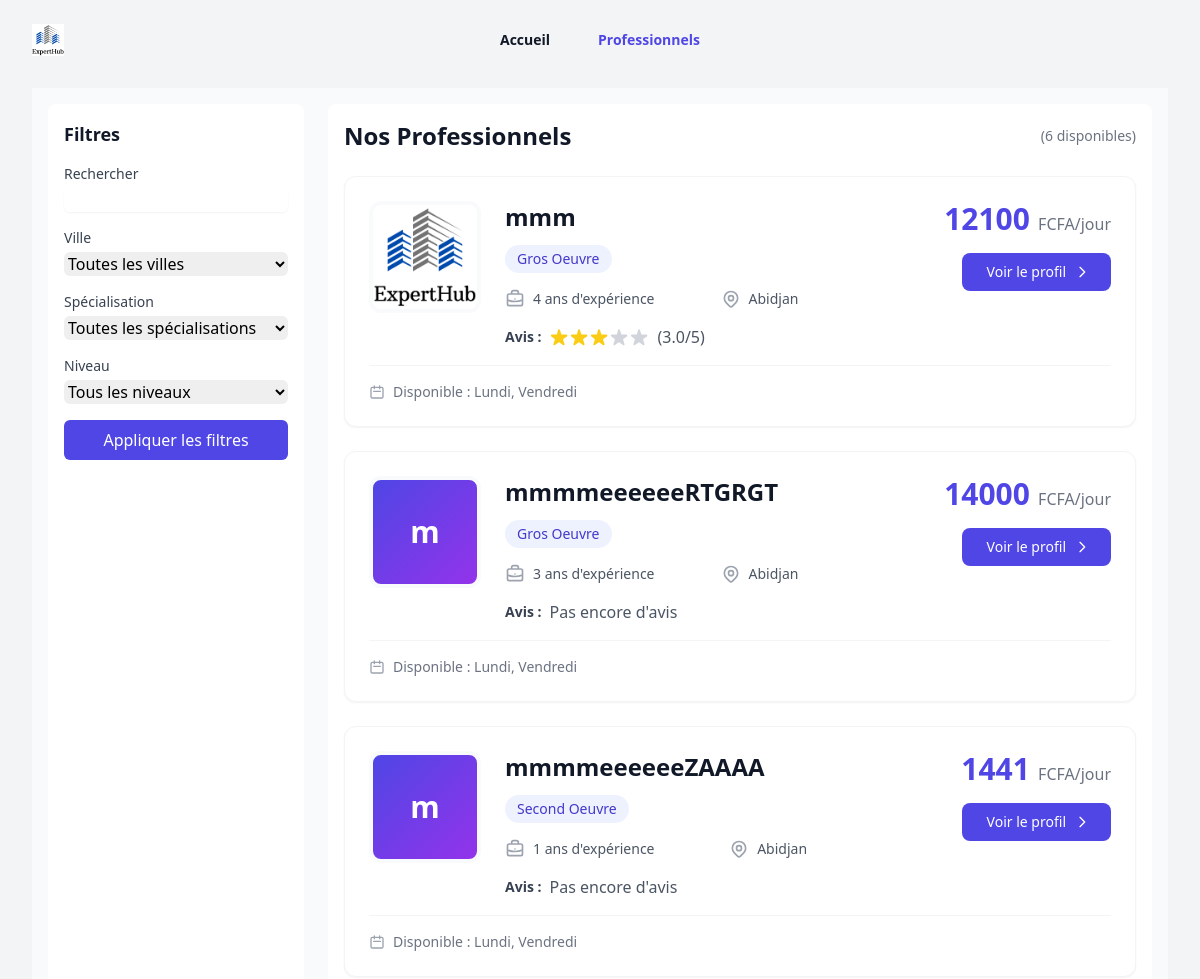
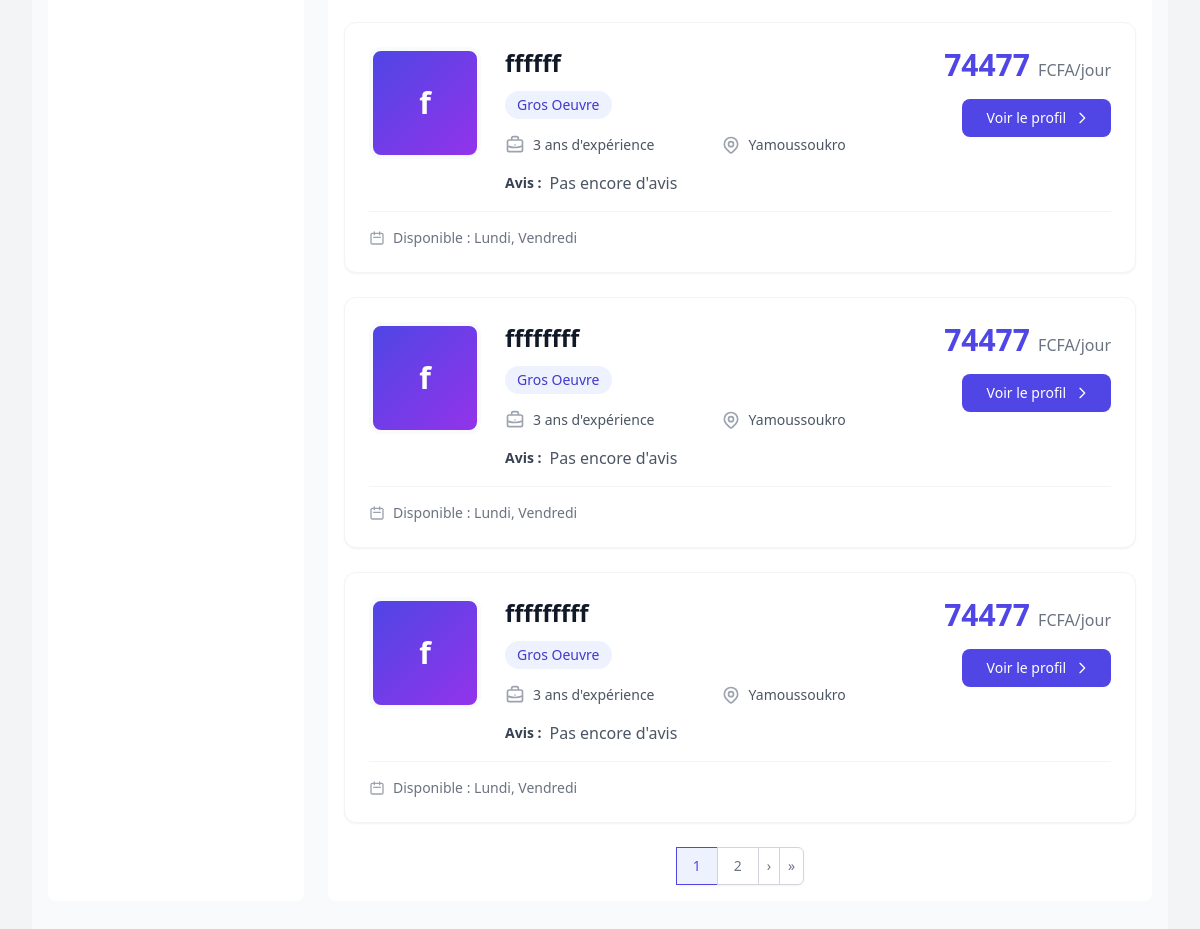
Screenshot of /professionnels/ with the database file from the repository (2 pictures, top to bottom).
### professionnels/models.py (models this page shows, shortened)
class Professionnel(models.Model):
    full_name = models.CharField(max_length=255, verbose_name="Nom complet")
    profile_photo = models.ImageField(
        upload_to="photos/", null=True, blank=True, verbose_name="Photo de profil"
    )
    email = models.EmailField(unique=True, verbose_name="Email", db_index=True)
    phone = models.CharField(max_length=20, verbose_name="Téléphone", db_index=True)
    CITY_CHOICES = [
        ("Abidjan", "Abidjan"),
        ("Yamoussoukro", "Yamoussoukro"),
    ]
    city = models.CharField(max_length=100, choices=CITY_CHOICES, verbose_name="Ville")
    COMMUNE_CHOICES = [
        ("Abobo", "Abobo"),
        ("Adjamé", "Adjamé"),
    ]
    commune = models.CharField(
        max_length=100, choices=COMMUNE_CHOICES, verbose_name="Commune"
    )
    presentation_video = models.FileField(
        upload_to="videos/", null=True, blank=True, verbose_name="Vidéo de présentation"
    )
    SPECIALIZATIONS = [
        ("Gros Oeuvre", "Gros Oeuvre"),
        ("Second Oeuvre", "Second Oeuvre"),
    ]
    specialization = models.CharField(
        max_length=255, choices=SPECIALIZATIONS, verbose_name="Spécialisation"
    )
    class SkillLevel(models.TextChoices):
        DEBUTANT = "Débutant", "Débutant"
        INTERMEDIAIRE = "Intermédiaire", "Intermédiaire"
        EXPERT = "Expert", "Expert"
    skill_level = models.CharField(
        max_length=50,
        choices=SkillLevel.choices,
        verbose_name="Niveau de compétence",
    )
    certifications = models.TextField(verbose_name="Certifications", blank=True)
    years_of_experience = models.PositiveIntegerField(
        help_text="Nombre d'années d'expérience", verbose_name="Années d'expérience"
    )
    daily_rate = models.DecimalField(
        max_digits=10, decimal_places=2, verbose_name="Tarif journalier"
    )
    availability = models.CharField(
        max_length=255,
        help_text="Exemple : Lundi,Mardi,Mercredi",
        verbose_name="Disponibilité",
    )
    def get_workdays_list(self):
        return self.availability.split(",") if self.availability else []
    class Meta:
        constraints = [
            models.UniqueConstraint(fields=["email"], name="unique_email"),
        ]

### professionnels/views.py (the view)
# urls.py: path('professionnels/', ProfessionnelListView.as_view(), name='professionnels_list'),
class ProfessionnelListView(ListView):
    model = Professionnel
    template_name = 'professionnels/professionnels_list.html'
    context_object_name = 'professionnels'
    paginate_by = 6
    def get_queryset(self):
        queryset = Professionnel.objects.all().annotate(note_moyenne=Avg('reservations__avis__note'))
        city = self.request.GET.get('city')
        if city:
            queryset = queryset.filter(city=city)
        specialization = self.request.GET.get('specialization')
        if specialization:
            queryset = queryset.filter(specialization=specialization)
        skill_level = self.request.GET.get('skill_level')
        if skill_level:
            queryset = queryset.filter(skill_level=skill_level)
        availability = self.request.GET.get('availability')
        if availability:
            queryset = queryset.filter(availability__contains=[availability])
        search_query = self.request.GET.get('search')
        if search_query:
            queryset = queryset.filter(
                Q(full_name__icontains=search_query) |
                Q(specialization__icontains=search_query)
            )
        return queryset
    def get_context_data(self, **kwargs):
        context = super().get_context_data(**kwargs)
        context['cities'] = Professionnel.CITY_CHOICES
        context['specializations'] = Professionnel.SPECIALIZATIONS
        context['skill_levels'] = Professionnel.SkillLevel.choices
        context['availability_choices'] = [
            ("Lundi", "Lundi"),
            ("Mardi", "Mardi"),
            ("Mercredi", "Mercredi"),
            ("Jeudi", "Jeudi"),
            ("Vendredi", "Vendredi"),
            ("Samedi", "Samedi"),
            ("Dimanche", "Dimanche")
        ]
        return context

### professionnels/templates/professionnels/professionnels_list.html (shortened to what this page needs)
{% extends 'base.html' %}
{% load static %}
{% block content %}
<div class="min-h-screen bg-gray-50 p-4">
  <div class="max-w-7xl mx-auto">
    <div class="flex flex-col lg:flex-row gap-6 mb-6">
      <div class="w-full lg:w-64 bg-white rounded-lg p-4 h-auto">
        <div class="mb-4">
          <h2 class="text-lg font-semibold text-gray-900 mb-4">Filtres</h2>
          <div class="space-y-4">
            <div>
              <label class="block text-sm font-medium text-gray-700">Rechercher</label>
              <div class="mt-1 relative rounded-md shadow-sm">
                <input type="text" class="block w-full rounded-md border-gray-300 focus:ring-indigo-500 focus:border-indigo-500">
              </div>
            </div>
            <div>
              <label class="block text-sm font-medium text-gray-700">Ville</label>
              <select class="mt-1 block w-full rounded-md border-gray-300 focus:ring-indigo-500 focus:border-indigo-500">
                <option>Toutes les villes</option>
              </select>
            </div>
            <div>
              <label class="block text-sm font-medium text-gray-700">Spécialisation</label>
              <select class="mt-1 block w-full rounded-md border-gray-300 focus:ring-indigo-500 focus:border-indigo-500">
                <option>Toutes les spécialisations</option>
              </select>
            </div>
            <div>
              <label class="block text-sm font-medium text-gray-700">Niveau</label>
              <select class="mt-1 block w-full rounded-md border-gray-300 focus:ring-indigo-500 focus:border-indigo-500">
                <option>Tous les niveaux</option>
              </select>
            </div>
            <button class="w-full bg-indigo-600 text-white rounded-md px-4 py-2 hover:bg-indigo-700 transition-colors">
              Appliquer les filtres
            </button>
          </div>
        </div>
      </div>
      <div class="flex-1">
        <div class="bg-white rounded-lg p-4">
          <div class="flex flex-col sm:flex-row justify-between items-start sm:items-center mb-6">
            <h1 class="text-2xl font-bold text-gray-900">
              Nos Professionnels
            </h1>
            <span class="text-sm font-normal text-gray-500 ml-2">({{ professionnels|length }} disponibles)</span>
          </div>
          <div class="space-y-6">
            {% for professionnel in professionnels %}
            <div class="bg-white rounded-xl shadow-sm hover:shadow-md transition-all duration-200 border border-gray-100">
              <div class="p-4 sm:p-6">
                <div class="flex flex-col sm:flex-row gap-6">
                  <div class="flex justify-center sm:justify-start">
                    {% if professionnel.profile_photo %}
                      <img src="{{ professionnel.profile_photo.url }}" alt="{{ professionnel.full_name }}"
                           class="h-24 w-24 sm:h-28 sm:w-28 object-cover rounded-xl border-4 border-gray-50">
                    {% else %}
                      <div class="h-24 w-24 sm:h-28 sm:w-28 rounded-xl bg-gradient-to-br from-indigo-600 to-purple-600 flex items-center justify-center border-4 border-gray-50">
                        <span class="text-3xl font-bold text-white">{{ professionnel.full_name|first }}</span>
                      </div>
                    {% endif %}
                  </div>
                  <div class="flex-1">
                    <h3 class="text-xl sm:text-2xl font-semibold text-gray-900">{{ professionnel.full_name }}</h3>
                    <div class="flex flex-wrap gap-2 mt-3">
                      <span class="inline-flex items-center px-3 py-1 rounded-full text-sm font-medium bg-indigo-50 text-indigo-700">
                        {{ professionnel.specialization }}
                      </span>
                    </div>
                    <div class="mt-4 grid grid-cols-1 sm:grid-cols-2 gap-4">
                      <div class="flex items-center gap-2">
                        <span class="text-sm text-gray-600">{{ professionnel.years_of_experience }} ans d'expérience</span>
                      </div>
                      <div class="flex items-center gap-2">
                        <span class="text-sm text-gray-600">{{ professionnel.city }}</span>
                      </div>
                    </div>
                    <div class="flex items-center mt-4">
                      <span class="text-sm font-semibold text-gray-700">Avis :</span>
                      {% if professionnel.note_moyenne %}
                        <div class="flex items-center ml-2">
                          {% for i in "12345" %}
                            <svg class="w-5 h-5 {% if i <= professionnel.note_moyenne|floatformat:0 %}text-yellow-400{% else %}text-gray-300{% endif %}"
                                 fill="currentColor" viewBox="0 0 20 20">
                              <path d="M9.049 2.927c.3-.921 1.603-.921 1.902 0l1.286 3.967a1 1 0 00.95.69h4.188c.969 0 1.371 1.24.588 1.81l-3.392 2.462a1 1 0 00-.364 1.118l1.286 3.967c.3.921-.755 1.688-1.538 1.118l-3.392-2.462a1 1 0 00-1.176 0l-3.392 2.462c-.783.57-1.837-.197-1.538-1.118l1.286-3.967a1 1 0 00-.364-1.118L2.343 9.394c-.783-.57-.38-1.81.588-1.81h4.188a1 1 0 00.95-.69L9.049 2.927z"/>
                            </svg>
                          {% endfor %}
                          <span class="ml-2 text-gray-600">({{ professionnel.note_moyenne|floatformat:1 }}/5)</span>
                        </div>
                      {% else %}
                        <span class="ml-2 text-gray-600">Pas encore d'avis</span>
                      {% endif %}
                    </div>
                  </div>
                  <div class="flex flex-col sm:items-end gap-4 mt-4 sm:mt-0">
                    <div class="text-right">
                      <span class="text-2xl sm:text-3xl font-bold text-indigo-600">{{ professionnel.daily_rate|floatformat:0 }}</span>
                      <span class="text-gray-500 ml-1">FCFA/jour</span>
                    </div>
                    <a href="{% url 'professionnel_detail' professionnel.id %}"
                       class="w-full sm:w-auto inline-flex items-center justify-center px-6 py-2 border border-transparent text-sm font-medium rounded-lg text-white bg-indigo-600 hover:bg-indigo-700 transition-colors duration-200">
                      Voir le profil
                      <svg class="ml-2 -mr-1 h-4 w-4" fill="none" stroke="currentColor" viewBox="0 0 24 24">
                        <path stroke-linecap="round" stroke-linejoin="round" stroke-width="2" d="M9 5l7 7-7 7"/>
                      </svg>
                    </a>
                  </div>
                </div>
                <div class="flex items-center gap-2 text-sm text-gray-500 pt-4 mt-4 border-t border-gray-100">
                  <svg class="w-4 h-4 text-gray-400" fill="none" stroke="currentColor" viewBox="0 0 24 24">
                    <path stroke-linecap="round" stroke-linejoin="round" stroke-width="2" d="M8 7V3m8 4V3m-9 8h10M5 21h14a2 2 0 002-2V7a2 2 0 00-2-2H5a2 2 0 00-2 2v12a2 2 0 002 2z"/>
                  </svg>
                  Disponible : {{ professionnel.get_workdays_list|join:", " }}
                </div>
              </div>
            </div>
            {% endfor %}
        </div>
          {% if page_obj.paginator.num_pages > 1 %}
          <div class="mt-6 flex justify-center">
            <nav class="relative z-0 inline-flex rounded-md shadow-sm -space-x-px">
              {% for num in page_obj.paginator.page_range %}
                {% if num == page_obj.number %}
                  <span class="relative inline-flex items-center px-4 py-2 border border-indigo-600 bg-indigo-50 text-sm font-medium text-indigo-600">
                    {{ num }}
                  </span>
                {% elif num > page_obj.number|add:'-3' and num < page_obj.number|add:'3' %}
                  <a href="?page={{ num }}" class="relative inline-flex items-center px-4 py-2 border border-gray-300 bg-white text-sm font-medium text-gray-500 hover:bg-gray-50">
                    {{ num }}
                  </a>
                {% endif %}
              {% endfor %}
              {% if page_obj.has_next %}
                <a href="?page={{ page_obj.next_page_number }}" class="relative inline-flex items-center px-2 py-2 border border-gray-300 bg-white text-sm font-medium text-gray-500 hover:bg-gray-50">
                  ›
                </a>
                <a href="?page={{ page_obj.paginator.num_pages }}" class="relative inline-flex items-center px-2 py-2 rounded-r-md border border-gray-300 bg-white text-sm font-medium text-gray-500 hover:bg-gray-50">
                  »
                </a>
              {% endif %}
            </nav>
          </div>
          {% endif %}
        </div>
      </div>
    </div>
  </div>
</div>
{% endblock %}

### templates/base.html (shortened to what this page needs)
{% load static %}
{% load socialaccount %}
<!DOCTYPE html>
<html lang="fr">
<head>
    <script src="https://cdn.tailwindcss.com"></script>
<link rel="stylesheet" href="https://cdnjs.cloudflare.com/ajax/libs/sweetalert2/11.7.32/sweetalert2.min.css">
</head>
<body class="min-h-screen bg-gray-100">
    <div x-data="{ isOpen: false }">
        <header class="absolute inset-x-0 top-0 z-50">
            <nav class="flex items-center justify-between p-6 lg:px-8" aria-label="Global">
                <div class="flex lg:flex-1">
                    <a href="{% url 'home' %}" class="-m-1.5 p-1.5">
                        <img class="h-8 w-auto" src="{% static 'images/logo.png' %}" alt="ExpertHub">
                    </a>
                </div>
                <div class="hidden lg:flex lg:gap-x-12">
                    <a href="{% url 'home' %}" class="text-sm font-semibold leading-6 text-gray-900 {% if request.resolver_match.url_name == 'home' %}text-indigo-600{% endif %}">Accueil</a>
                    <a href="{% url 'professionnels_list' %}" class="text-sm font-semibold leading-6 text-gray-900 {% if request.resolver_match.url_name == 'professionnels_list' %}text-indigo-600{% endif %}">Professionnels</a>
                </div>
            </nav>
        </header>
    </div>
    <div class="max-w-7xl mx-auto py-6 sm:px-6 lg:px-8 mt-16" role="main">
        {% block content %}{% endblock %}
    </div>
</body>
</html>

### rows the page displays
Professionnel: profile_photo (picture), full_name "mmm", specialization "Gros Oeuvre", years_of_experience "4", city "Abidjan", note_moyenne "3.0", daily_rate "12100", get_workdays_list "Lundi, Vendredi"
Professionnel: full_name|first "m", full_name "mmmmeeeeeeRTGRGT", specialization "Gros Oeuvre", years_of_experience "3", city "Abidjan", shows "Pas encore d'avis", daily_rate "14000", get_workdays_list "Lundi, Vendredi"
Professionnel: full_name|first "m", full_name "mmmmeeeeeeZAAAA", specialization "Second Oeuvre", years_of_experience "1", city "Abidjan", shows "Pas encore d'avis", daily_rate "1441", get_workdays_list "Lundi, Vendredi"
Professionnel: full_name|first "f", full_name "ffffff", specialization "Gros Oeuvre", years_of_experience "3", city "Yamoussoukro", shows "Pas encore d'avis", daily_rate "74477", get_workdays_list "Lundi, Vendredi"
Professionnel: full_name|first "f", full_name "ffffffff", specialization "Gros Oeuvre", years_of_experience "3", city "Yamoussoukro", shows "Pas encore d'avis", daily_rate "74477", get_workdays_list "Lundi, Vendredi"
Professionnel: full_name|first "f", full_name "fffffffff", specialization "Gros Oeuvre", years_of_experience "3", city "Yamoussoukro", shows "Pas encore d'avis", daily_rate "74477", get_workdays_list "Lundi, Vendredi"

### other values shown
{{ professionnels|length }} "6"
{{ num }} "1"
{{ num }} "2"
